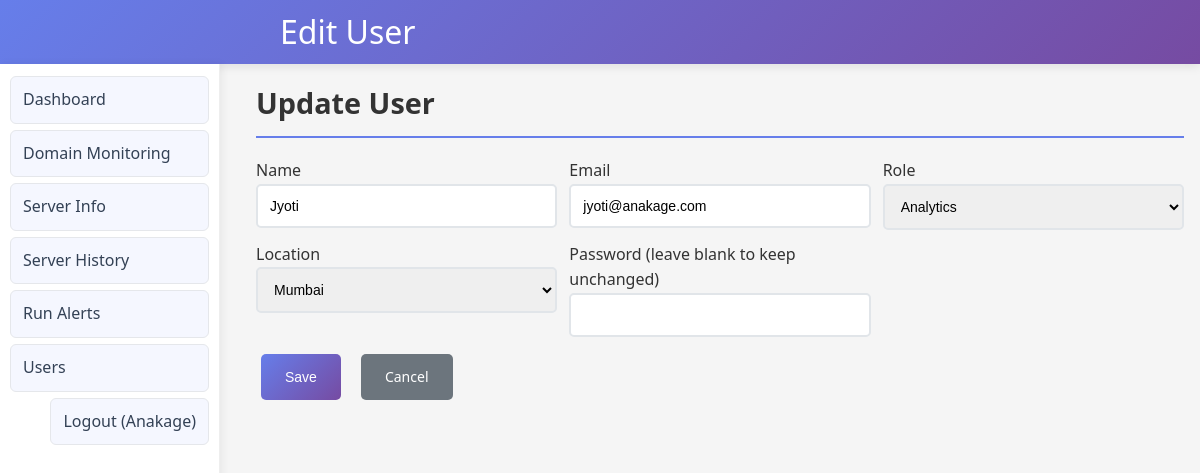
The app's page /users/edit/3 (signed in) with its own data.
### tables this page shows
CREATE TABLE users (
            id INTEGER PRIMARY KEY AUTOINCREMENT,
            name TEXT,
            email TEXT UNIQUE NOT NULL,
            password_hash TEXT NOT NULL,
            role TEXT NOT NULL,          -- super_admin, admin, super_analytics, analytics
            location TEXT                -- required for admin/analytics
        );

CREATE TABLE locations (
            id INTEGER PRIMARY KEY AUTOINCREMENT,
            name TEXT UNIQUE NOT NULL
        );

### 1app.py (the view, shortened to what this page needs)
@app.route('/users/edit/<int:user_id>', methods=['GET', 'POST'])
@login_required
@super_admin_required
def edit_user(user_id):
    conn = get_db_connection()
    c = conn.cursor()
    if request.method == 'GET':
        c.execute("SELECT id, name, email, role, location FROM users WHERE id=?", (user_id,))
        row = c.fetchone()
        conn.close()
        if not row:
            flash('User not found.', 'danger')
            return redirect(url_for('users_page'))
        form = {"id": row["id"], "name": row["name"], "email": row["email"], "role": row["role"], "location": row["location"]}
        return render_template('user_form.html', mode='edit', form=form, locations=get_locations(), user=get_current_user())

### 1app.py (called while the page is built)
def get_db_connection():
    conn = sqlite3.connect(DB_FILE, timeout=15, check_same_thread=False)
    conn.row_factory = sqlite3.Row
    try:
        conn.execute("PRAGMA busy_timeout = 15000")
    except Exception:
        pass
    return conn

def get_current_user():
    user_id = session.get('user_id')
    if not user_id:
        return None
    conn = get_db_connection()
    c = conn.cursor()
    c.execute("SELECT id, name, email, role, location FROM users WHERE id = ?", (user_id,))
    row = c.fetchone()
    conn.close()
    return row

def login_required(view_func):
    @functools.wraps(view_func)
    def wrapper(*args, **kwargs):
        if not get_current_user():
            return redirect(url_for('login', next=request.path))
        return view_func(*args, **kwargs)
    return wrapper

def super_admin_required(view_func):
    @functools.wraps(view_func)
    def wrapper(*args, **kwargs):
        user = get_current_user()
        if not user:
            return redirect(url_for('login'))
        if (user["role"] or "").lower() != "super_admin":
            flash("Only super admin can access this page.", "danger")
            return redirect(url_for('index'))
        return view_func(*args, **kwargs)
    return wrapper

def get_locations():
    conn = get_db_connection()
    c = conn.cursor()
    c.execute("SELECT name FROM locations ORDER BY name")
    rows = [r[0] for r in c.fetchall()]
    conn.close()
    return rows

### templates/user_form.html (shortened to what this page needs)
<!DOCTYPE html>
<html>
<head>
    <link rel="stylesheet" href="{{ url_for('static', filename='style.css') }}">
</head>
<body>
<header>
    <div class="container">
        <h1>{{ 'Create User' if mode == 'create' else 'Edit User' }}</h1>
    </div>
</header>
<nav>
    <div class="container">
        <ul>
            <li><a href="/">Dashboard</a></li>
            <li><a href="/domain">Domain Monitoring</a></li>
            <li><a href="/server">Server Info</a></li>
            <li><a href="/server/history">Server History</a></li>
            <li><a href="/run_alerts">Run Alerts</a></li>
            {% if user and (user.role or '').lower() == 'super_admin' %}
                <li><a href="/users">Users</a></li>
            {% endif %}
            {% if user %}
                <li style="margin-left:auto"><a href="/logout">Logout ({{ user.name }})</a></li>
            {% else %}
                <li style="margin-left:auto"><a href="/login">Login</a></li>
            {% endif %}
        </ul>
    </div>
</nav>
<div class="container">
    <div class="card">
        <h2>{{ 'Add New User' if mode == 'create' else 'Update User' }}</h2>
        <form method="POST" action="{{ '/users/create' if mode == 'create' else ('/users/edit/' ~ form.id) }}" style="display:grid; grid-template-columns: repeat(auto-fit, minmax(260px, 1fr)); gap: 12px;">
            <div>
                <label>Name</label>
                <input type="text" name="name" class="form-control" required value="{{ form.name or '' }}">
            </div>
            <div>
                <label>Email</label>
                <input type="email" name="email" class="form-control" required value="{{ form.email or '' }}">
            </div>
            <div>
                <label>Role</label>
                <select name="role" id="role" class="form-control" required>
                    {% set r = (form.role or 'admin') if form else 'admin' %}
                    <option value="analytics" {% if r=='analytics' %}selected{% endif %}>Analytics</option>
                </select>
            </div>
            <div id="locationField">
                <label>Location</label>
                <select name="location" class="form-control">
                    {% for loc in locations %}
                        <option value="{{ loc }}" {% if form and form.location == loc %}selected{% endif %}>{{ loc }}</option>
                    {% endfor %}
                </select>
            </div>
            <div>
                <label>Password {% if mode=='edit' %}(leave blank to keep unchanged){% endif %}</label>
                <input type="password" name="password" class="form-control" {% if mode=='create' %}required{% endif %}>
            </div>
            <div style="grid-column: 1 / -1; display:flex; gap:10px;">
                <button type="submit" class="btn btn-primary">{{ 'Create' if mode == 'create' else 'Save' }}</button>
                <a href="/users" class="btn btn-secondary">Cancel</a>
            </div>
        </form>
    </div>
</div>
</body>
</html>

### static/style.css (style rules this page uses)
:root { --primary: #667eea; --surface: #ffffff; --text: #334155; --muted: #6b7280; --sidebar-width: 240px; --header-height: 64px; }
* { margin: 0; padding: 0; box-sizing: border-box; }
body { font-family: 'Segoe UI', Tahoma, Geneva, Verdana, sans-serif; line-height: 1.6; color: #333; background-color: #f5f5f5; }
.container { max-width: 1200px; margin: 0 auto; padding: 16px; margin-left: var(--sidebar-width); }
header { background: linear-gradient(135deg, #667eea 0%, #764ba2 100%); color: white; height: var(--header-height); display: flex; align-items: center; padding: 0 16px; margin-bottom: 0; box-shadow: 0 2px 10px rgba(0,0,0,0.1); }
header h1 { width: 100%; text-align: right; font-size: 2em; font-weight: 400; margin-right: 8px; }
nav { position: fixed; left: 0; top: var(--header-height); width: calc(var(--sidebar-width) - 20px); height: calc(100vh - var(--header-height)); background: var(--surface); padding: 12px 10px; box-shadow: 2px 0 8px rgba(0,0,0,0.06); border-right: 1px solid #eee; overflow-y: auto; z-index: 1000; }
nav .container { margin: 0; padding: 0; max-width: 100%; }
nav ul { list-style: none; display: flex; flex-direction: column; gap: 6px; margin: 0; padding: 0; }
nav a { text-decoration: none; color: var(--text); font-weight: 500; padding: 10px 12px; border-radius: 6px; transition: all 0.2s ease; display: block; background: #f5f7ff; border: 1px solid #e5e7eb; }
.card h2 { color: #333; margin-bottom: 20px; font-size: 1.8em; border-bottom: 2px solid #667eea; padding-bottom: 10px; }
.form-control { width: 100%; padding: 12px; border: 2px solid #e1e5e9; border-radius: 5px; font-size: 14px; transition: border-color 0.3s ease; }
.btn { padding: 12px 24px; border: none; border-radius: 5px; cursor: pointer; font-size: 14px; font-weight: 500; text-decoration: none; display: inline-block; transition: all 0.3s ease; margin: 5px; }
.btn-primary { background: linear-gradient(135deg, #667eea 0%, #764ba2 100%); color: white; }
.btn-secondary { background-color: #6c757d; color: white; }

### records on screen
users: name "Anakage"
users: name "Jyoti", email "jyoti@anakage.com", role "Analytics", location "Mumbai"

### other values on screen
{{ 'Create User' if mode == 'create' else 'Edit User' }} "Edit User"
{{ 'Add New User' if mode == 'create' else 'Update User' }} "Update User"
{{ 'Create' if mode == 'create' else 'Save' }} "Save"
